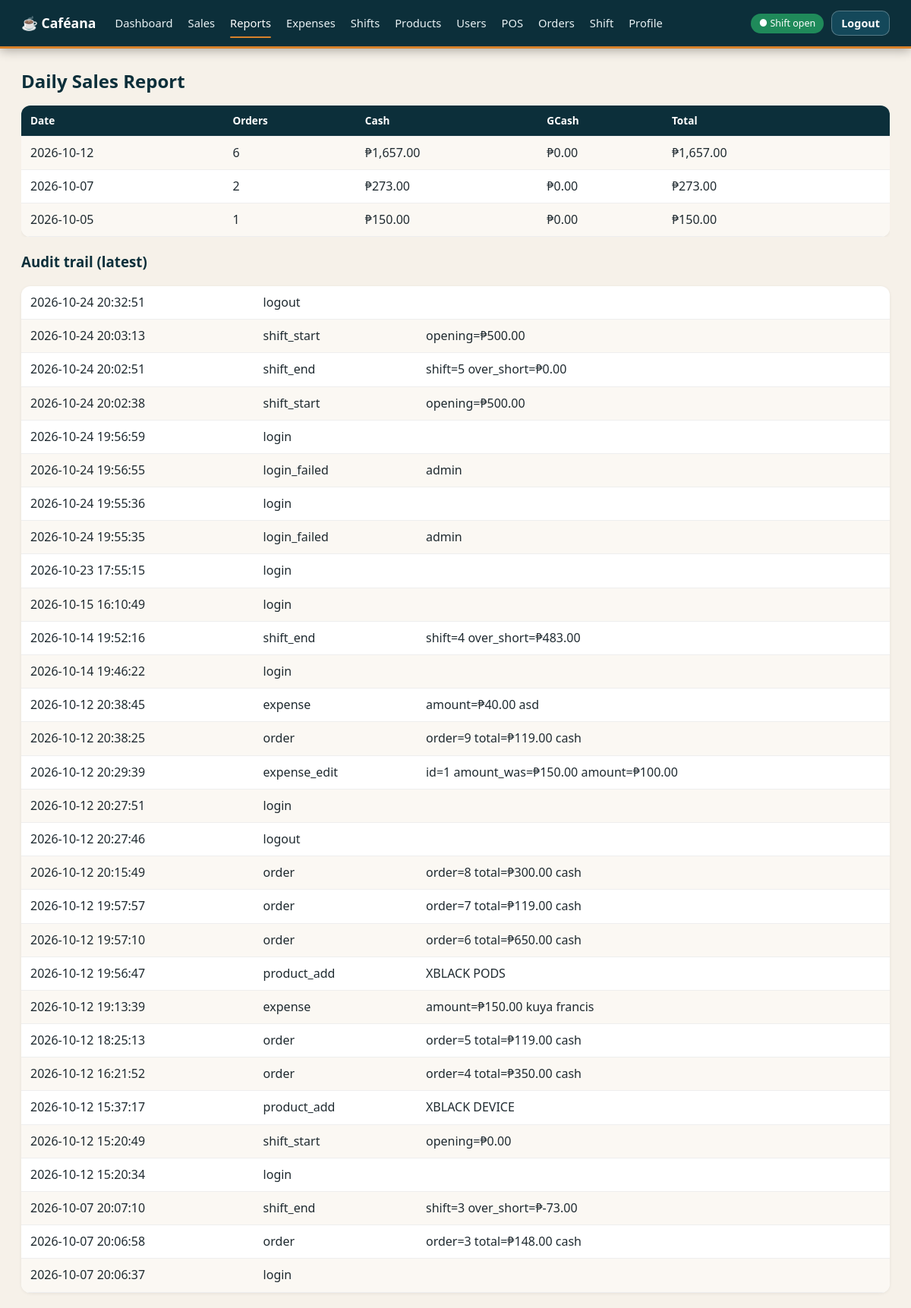
Page /admin/reports (signed in) on the earlier database version.
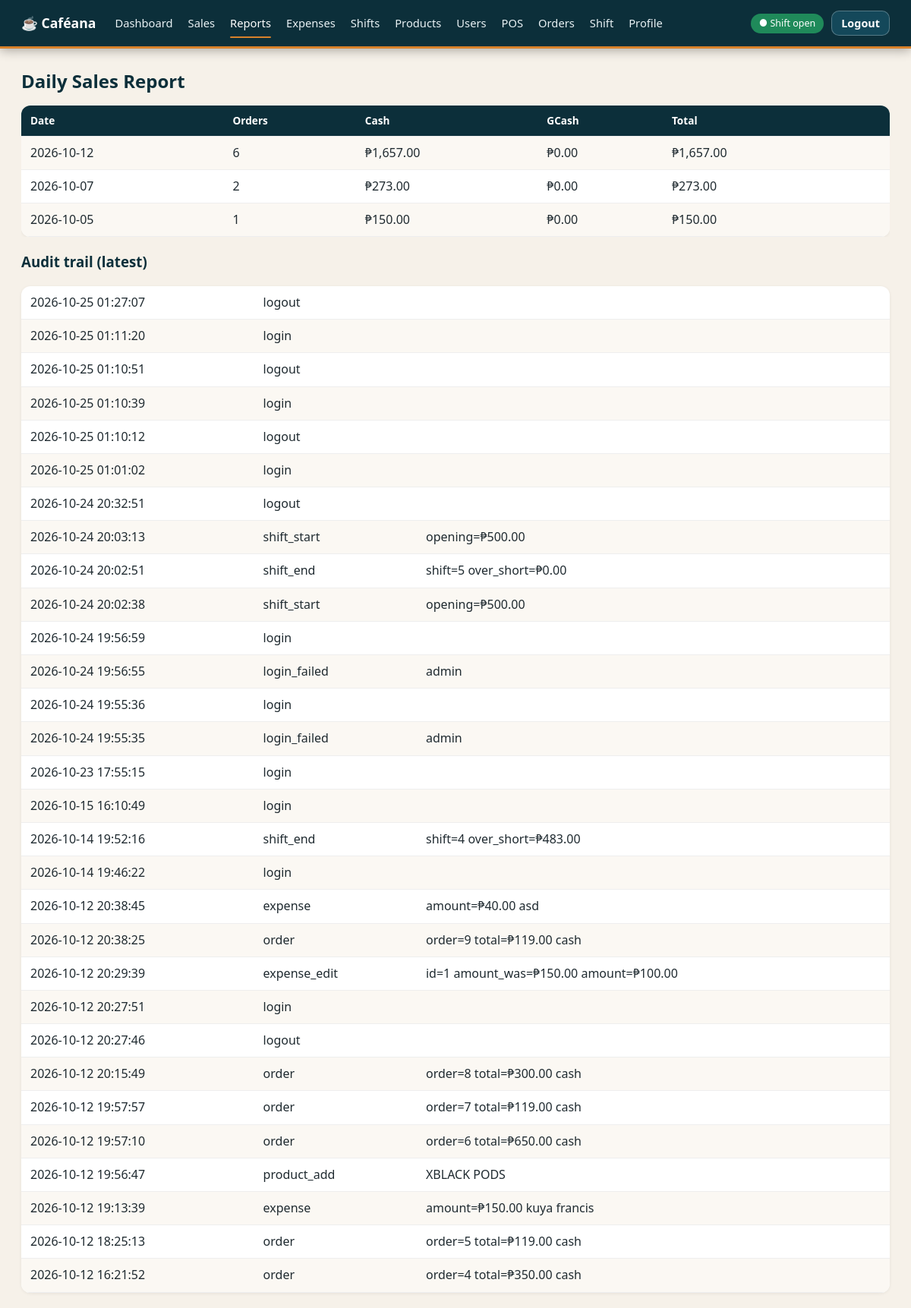
Same page on the later database version.
### tables this page shows
CREATE TABLE audit_logs(id INTEGER PRIMARY KEY,user_id INTEGER REFERENCES users(id),action TEXT NOT NULL,detail TEXT,created_at TEXT NOT NULL DEFAULT(datetime('now','localtime')));

### app.py (the view)
@app.route("/admin/reports")
@admin_required
def reports():
    rows = [[r["d"], r["n"], peso(r["cash"]), peso(r["gc"]), peso(r["t"])] for r in q("SELECT date(o.created_at) d,COUNT(DISTINCT o.id) n,SUM(CASE WHEN p.method='cash' THEN p.amount ELSE 0 END) cash,SUM(CASE WHEN p.method='gcash' THEN p.amount ELSE 0 END) gc,SUM(p.amount) t FROM orders o JOIN payments p ON p.order_id=o.id GROUP BY d ORDER BY d DESC LIMIT 90")]
    audit = [[a["created_at"], a["action"], pretty(a["detail"])] for a in q("SELECT * FROM audit_logs ORDER BY id DESC LIMIT 30")]
    return render_template("table.html", title="Daily Sales Report", headers=["Date", "Orders", "Cash", "GCash", "Total"], rows=rows, audit=audit)

### app.py (called while the page is built)
def db():
    if "db" not in g:
        g.db = sqlite3.connect(DB); g.db.row_factory = sqlite3.Row
        g.db.execute("PRAGMA foreign_keys=ON"); g.db.execute("PRAGMA busy_timeout=5000")
    return g.db

@app.teardown_appcontext
def _close(e):
    d = g.pop("db", None)
    if d: d.close()

def q(sql, a=()): return db().execute(sql, a).fetchall()

def q1(sql, a=()): return db().execute(sql, a).fetchone()

@app.template_filter("peso")
def peso(c): return "₱{:,.2f}".format((c or 0) / 100)

def pretty(t):  # show cents in the audit trail as pesos, e.g. 11900 -> ₱119.00
    return re.sub(r"\b((?:total|amount|opening|over_short|discount)(?:_was)?)=(-?\d+)", lambda m: f"{m[1]}=₱{int(m[2]) / 100:,.2f}", t or "")

@app.before_request
def load():
    g.user = None
    if session.get("uid"):
        g.user = q1("SELECT * FROM users WHERE id=? AND status='active'", (session["uid"],))
        if not g.user: session.clear()
    if request.method == "POST":
        t = request.form.get("csrf") or request.headers.get("X-CSRF") or ""
        if not secrets.compare_digest(t, session.get("csrf", "")): abort(400)

### templates/table.html (shortened to what this page needs)
{% extends "base.html" %}{% block body %}
<h2>{{ title }}</h2>
 {% if headers %}
<div style="overflow-x: auto">
  <table>
    <tr>
      {% for h in headers %}
      <th>{{ h }}</th>
      {% endfor %}
      <th></th>
    </tr>
    {% for r in rows %}
    <tr>
      {% for c in r[:headers|length] %}
      <td>{{ c }}</td>
      {% endfor %}
      <td>
      </td>
    </tr>
    {% else %}
    <tr>
      <td colspan="9">No records.</td>
    </tr>
    {% endfor %}
  </table>
</div>
{% endif %} {% if audit %}
<h3>Audit trail (latest)</h3>
<table>
  {% for a in audit %}
  <tr>
    <td>{{ a[0] }}</td>
    <td>{{ a[1] }}</td>
    <td>{{ a[2] }}</td>
  </tr>
  {% endfor %}
</table>
{% endif %}{% endblock %}

Differences in the rows shown:
no longer on this page (row unchanged): audit_logs: created_at "2026-10-12 15:37:17", action "product_add", detail "XBLACK DEVICE"
no longer on this page (row unchanged): audit_logs: created_at "2026-10-12 15:20:49", action "shift_start", a "opening=₱0.00"
no longer on this page (row unchanged): audit_logs: created_at "2026-10-12 15:20:34", action "login"
no longer on this page (row unchanged): audit_logs: created_at "2026-10-07 20:07:10", action "shift_end", a "shift=3 over_short=₱-73.00"
no longer on this page (row unchanged): audit_logs: created_at "2026-10-07 20:06:58", action "order", action "order=3 total=₱148.00 cash"
no longer on this page (row unchanged): audit_logs: created_at "2026-10-07 20:06:37", action "login"
added audit_logs: created_at "2026-10-25 01:27:07", action "logout"
added audit_logs: created_at "2026-10-25 01:11:20", action "login"
added audit_logs: created_at "2026-10-25 01:10:51", action "logout"
added audit_logs: created_at "2026-10-25 01:10:39", action "login"
added audit_logs: created_at "2026-10-25 01:10:12", action "logout"
added audit_logs: created_at "2026-10-25 01:01:02", action "login"
